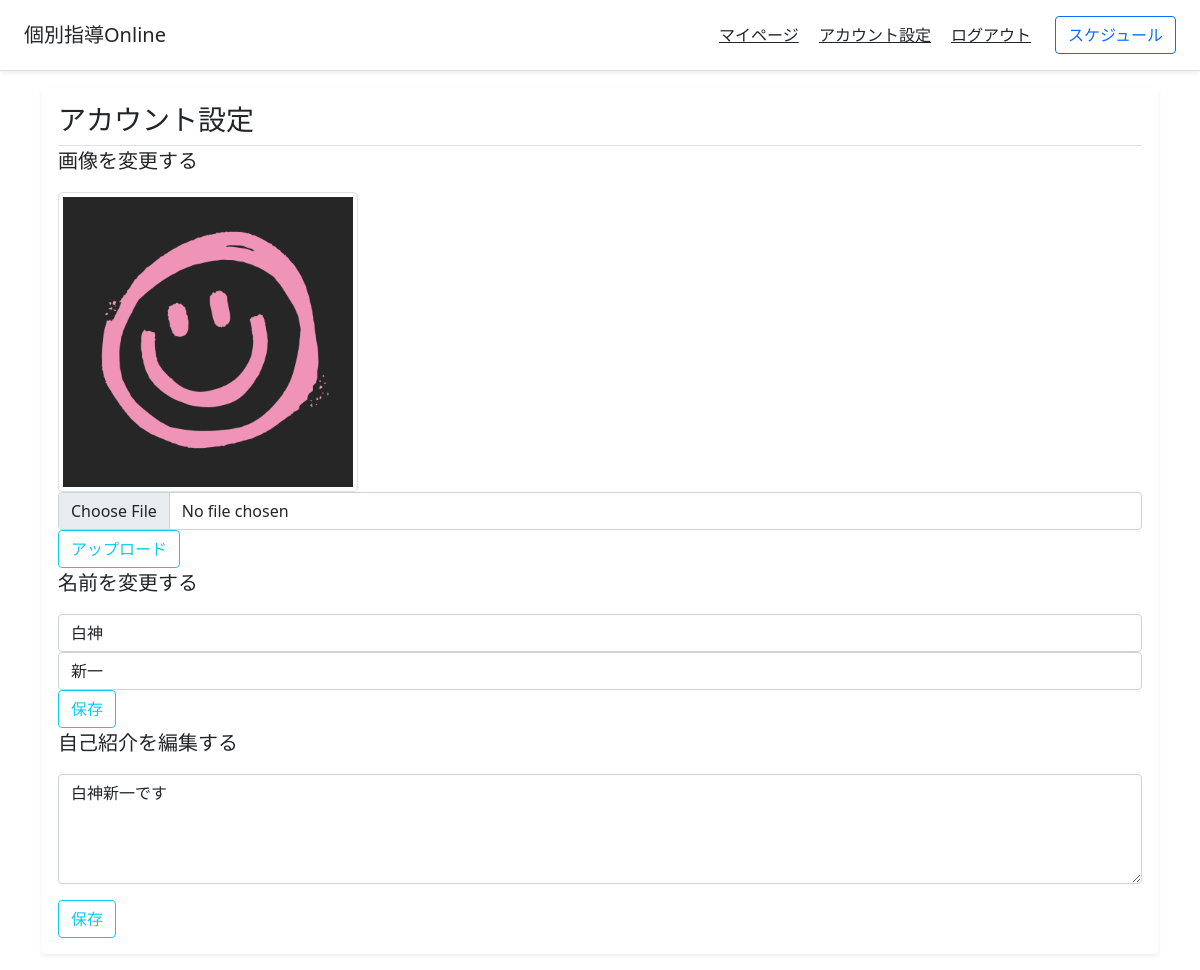
The page /setup_account/ (signed in) on the database its author committed.
### tutoringapp/models.py (models this page shows)
class UserModel(AbstractUser):
    user_type = models.TextField(choices=USER_TYPE_CHOICES, default="student") # ユーザーが講師か生徒かを示す
    first_name = models.TextField(default="") # ユーザーの名前
    last_name = models.TextField(default="") # ユーザーの苗字
    profile_image = models.ImageField(upload_to="", default="ProfileImage.png") # ユーザーのプロフィール画像
    start_datetime = models.DateTimeField(auto_now_add=True)
    self_introduction = models.TextField(default="")
    spent_time = models.IntegerField(default=0) # 費やした時間(学習時間or授業をした時間)
    rank = models.TextField(choices=USERS_RANK_CHOICES, default="bronze")
    class_start_datetime = models.DateTimeField(default=datetime.datetime(2000, 1, 1)) # 最後に授業に参加した時間
    class_ending_datetime = models.DateTimeField(default=datetime.datetime(2000, 1, 1)) # 最後に授業を終了した時間

### tutoringapp/views.py (the view, shortened to what this page needs)
# urls.py: path("setup_account/", views.setup_account_view, name="setup_account"), # アカウントを設定するページ
def setup_account_view(request):
    if request.user.is_authenticated:
        if request.method == "GET":
            return render(request, "setup_account.html")
    else:
        return redirect("login")

### templates/setup_account.html (shortened to what this page needs)
{% extends "base.html" %}
{% block content %}
<main class="container">
    <div class="my-3 p-3 bg-white rounded shadow-sm">
        <h3 class="border-bottom pb-2 mb-0">アカウント設定</h3>
        <form action="" method="POST" enctype="multipart/form-data">{% csrf_token %}
            <p class="lead">画像を変更する</p>
            <img src="{{user.profile_image.url}}" class="img-thumbnail" width="300" height="300">
            <input class="form-control" type="file" accept="image/*" id="formFile" name="profile_image" required>
            <button type="submit" class="btn btn-outline-info">アップロード</button>
        </form>
        <form action="" method="POST">{% csrf_token %}
            <p class="lead">名前を変更する</p>
            <div class="col-auto">
                <input type="text" class="form-control" id="inputPassword2" name="first_name" placeholder="名字" value="{{user.last_name}}" required>
            </div>
            <div class="col-auto">
                <input type="text" class="form-control" id="inputPassword2" name="last_name" placeholder="名前" value="{{user.first_name}}" required>
            </div>
            <button type="submit" class="btn btn-outline-info">保存</button>
        </form>
        <form action="" method="POST">{% csrf_token %}
            <p class="lead">自己紹介を編集する</p>
            <div class="mb-3">
                <textarea class="form-control" id="exampleFormControlTextarea1" name="self_introduction" rows="4" required>{{user.self_introduction}}</textarea>
            </div>
            <button type="submit" class="btn btn-outline-info">保存</button>
        </form>
    </div>
</main>
{% endblock content %}

### rows shown on the page
UserModel: profile_image (picture), first_name "白神", last_name "新一", self_introduction "白神新一です"
